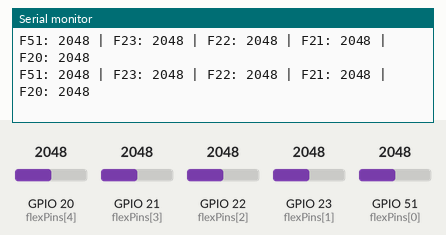
Recording of a sketch running on a simulated ESP32. Shown: the last lines printed to the serial monitor. The inputs (shaded band) are chosen by the test bench; at power-on: GPIO 20 (flexPins[4]) = 2048, GPIO 21 (flexPins[3]) = 2048, GPIO 22 (flexPins[2]) = 2048, GPIO 23 (flexPins[1]) = 2048, GPIO 51 (flexPins[0]) = 2048.

Above: at 2.2 s.
2.3 s: GPIO 20 (flexPins[4]) set to 2866
At 2.61 s:
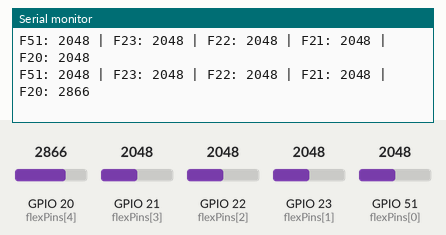
3.8 s: GPIO 21 (flexPins[3]) set to 2866
At 3.82 s:
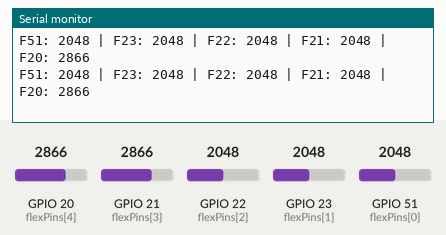
5.3 s: GPIO 22 (flexPins[2]) set to 2866
At 5.42 s:
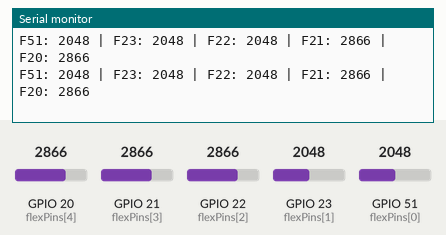
6.8 s: GPIO 23 (flexPins[1]) set to 2866
At 6.83 s:
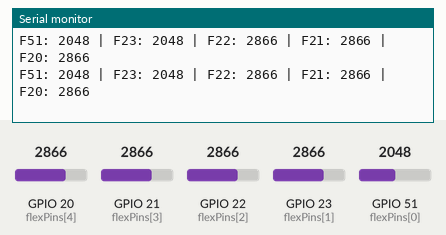
8.3 s: GPIO 51 (flexPins[0]) set to 2866
At 8.44 s:
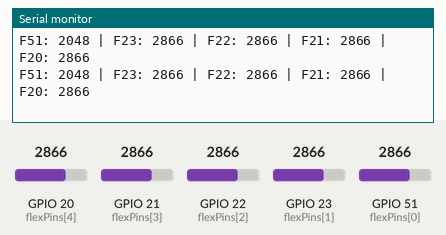
9.8 s: GPIO 20 (flexPins[4]) set to 3972
At 9.84 s:
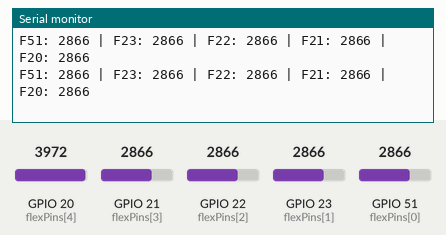

The sketch:

test_flex.ino
```cpp
// FireBeetle 2 ESP32-P4 (ADC pins)
// Good set for 5 flex sensors: 51, 23, 22, 21, 20

const int flexPins[5] = {51, 23, 22, 21, 20};

void setup() {
  Serial.begin(9600);
  delay(1000);
  Serial.println("5x Flex Sensor Test Started (GPIO 51,23,22,21,20)");

  // Optional (usually default is 12-bit anyway):
  // analogReadResolution(12);  // 0..4095
}

void loop() {
  int v[5];
  for (int i = 0; i < 5; i++) {
    v[i] = analogRead(flexPins[i]);
  }

  Serial.print("F51: "); Serial.print(v[0]);
  Serial.print(" | F23: "); Serial.print(v[1]);
  Serial.print(" | F22: "); Serial.print(v[2]);
  Serial.print(" | F21: "); Serial.print(v[3]);
  Serial.print(" | F20: "); Serial.println(v[4]);

  delay(200);
}
```

Measured:
- after the input at 2.3 s, the serial monitor: prints a new line after 0.15 s (image 1)
